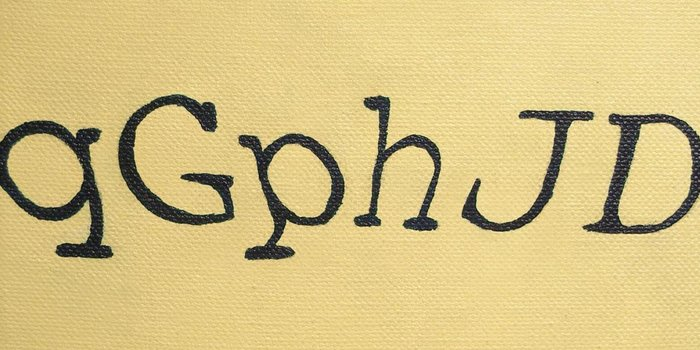
%> input picture src/c.jpeg, 700 x 350 px
$ octave --eval "result = linesinfo(rgb2gray(imread('c.jpeg')));"   (GNU Octave 9; MATLAB toolbox functions it lacks are replaced by stand-ins)
%> lines starting %> are read from the running program, lines starting %| are printed output that depends on the picture; in (x1, y1, x2, y2) boxes, pixels count from 0 and x2, y2 are one past the last pixel; in counts of white or black regions, pixels touching at a corner belong together; the program's own positions count from 1

 function [startingXav,startingYav,endingXav,endingYav,thetaav,rhoav]=linesinfo(I)
 BW = edge(I,'canny');
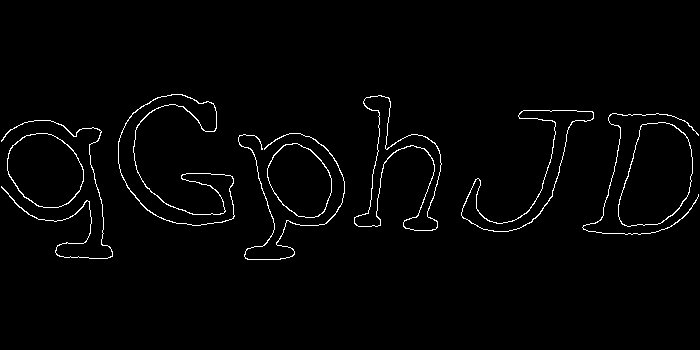
%> BW: size 350x700 logical; 1.8% white in thin lines or dots, all inside (x1, y1, x2, y2) = (1, 94, 699, 260)
 [H,T,R] = hough(BW);
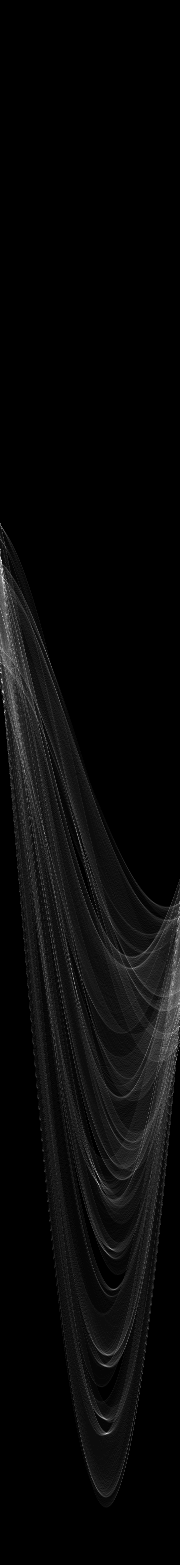
%> H: size 1565x180 double; min 0, max 81, mean 2.8; drawn with min black and max white
%> T = 180 values from -90 to 89; R = 1565 values from -782 to 782
P  = houghpeaks(H,5,'threshold',ceil(0.3*max(H(:))));
%> P = [561 2; 578 3; 673 1; 1434 107; 692 3]
% x = T(P(:,2)); y = R(P(:,1));
%  plot(x,y,'s','color','yellow');
% % Find lines and plot them
 lines = houghlines(BW,T,R,P,'FillGap',5,'MinLength',7); %lines for each i
%> lines = 11 lines; longest, point1 to point2 (x, y): (597, 233) to (651, 234), (524, 111) to (577, 111), (530, 111) to (557, 111), (647, 115) to (668, 115), (39, 207) to (59, 208), (494, 232) to (509, 232)
 % [4 lines of commented-out code are left out]
oneline=lines(1,1);
%> oneline = 1 line; point1 to point2 (x, y): (494, 232) to (509, 232)
 div=length(lines);
%> div = 11
 startingXav=0;
 startingYav=0;
 endingXav=0;
 endingYav=0;
 thetaav=0;
 rhoav=0;
 for count=1:div;
% [8 lines of commented-out code are left out]
startingXav=(startingXav +((oneline.point1(1,1))));
startingYav= startingYav+((oneline.point1(1,2)));
endingXav=endingXav+ ((oneline.point2(1,1)));
endingYav= endingYav+((oneline.point2(1,2)));
thetaav=thetaav+(oneline.theta);
rhoav=rhoav+ (oneline.rho);
if(count~=div)
   count=count+1;
 oneline=lines(1,count);
else
    break;
end


 end
%> this loop made 11 passes
%> (startingXav, startingYav, endingXav, endingYav, thetaav, rhoav, oneline) on passes 1 to 7: (494, 232, 509, 232, -89, -222, 1 line; point1 to point2 (x, y): (597, 233) to (651, 234)), (1091, 465, 1160, 466, -178, -444, 1 line; point1 to point2 (x, y): (39, 207) to (59, 208)), (1130, 672, 1219, 674, -266, -649, 1 line; point1 to point2 (x, y): (297, 216) to (305, 217)), (1427, 888, 1524, 891, -354, -854, 1 line; point1 to point2 (x, y): (494, 223) to (503, 224)), (1921, 1111, 2027, 1115, -442, -1059, 1 line; point1 to point2 (x, y): (372, 111) to (379, 111)), (2293, 1222, 2406, 1226, -532, -1169, 1 line; point1 to point2 (x, y): (524, 111) to (577, 111)), (2817, 1333, 2983, 1337, -622, -1279, 1 line; point1 to point2 (x, y): (621, 199) to (624, 190))
%> (startingXav, startingYav, endingXav, endingYav, thetaav, rhoav) on pass 11: (5193, 1870, 5418, 1865, -870, -901)
startingXav=startingXav/div;
%> startingXav = 472.1
 endingXav=endingXav/div;
%> endingXav = 492.5
endingYav=endingYav/div;
%> endingYav = 169.5
startingYav=startingYav/div;
%> startingYav = 170
thetaav=thetaav/div;
%> thetaav = -79.09
rhoav=rhoav/div;
%> rhoav = -81.91
%> `result = linesinfo(rgb2gray(imread('c.jpeg')));`: result = 472.1


% [13 lines of commented-out code are left out]


 end
